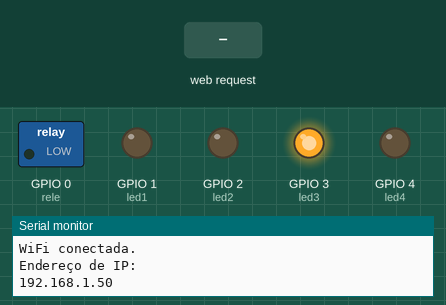
Recording of a program running on a simulated ESP8266 (NodeMCU). Shown: switched loads named in the program (green lamp = pin HIGH), output pins drawn as LEDs (lit = HIGH), the last lines printed to the serial monitor. Dashed ring = blinking. Inputs (shaded band) come from the test bench. WiFi joins after 1.5 s; servers stay silent unless stated.

Above: at 5.7 s.
5.8 s: HTTP request GET /H received
At 8.3 s:
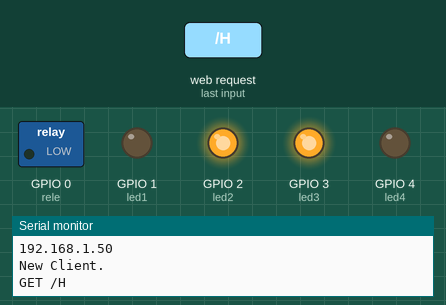
At 9.3 s:
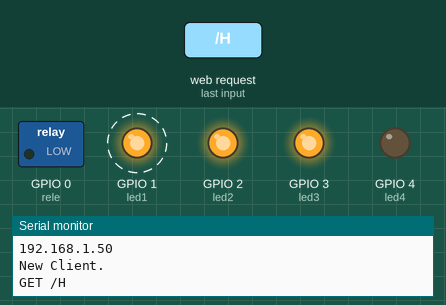
Timing chart, 0 to 15.0 s (numbered marks = the images above; inputs shaded):
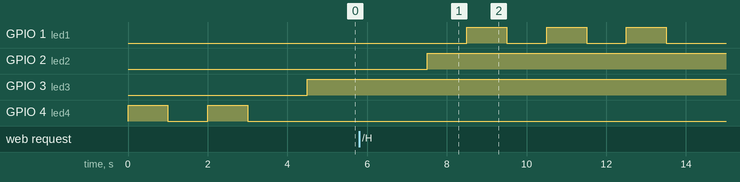

Measured:
- after the input at 5.8 s, GPIO 1 (led1): alternates HIGH for 1.0 s and LOW for 1.0 s, 6 changes in all, then stays LOW, starting after 2.7 s; GPIO 2 (led2): LOW → HIGH after 1.7 s

The program:

main.cpp
```cpp
/*
 * Program: Controle de uma saída via rede
 * Author: BAPDS
 * Created: 30/03/2018
 * Informações obtidas:
https://www.usinainfo.com.br/blog/esp32-wifi-comunicacao-com-a-internet/
acessado em 07/04/2020 as 18:07
*/
#include <Arduino.h>
#include <ESP8266WiFi.h>

int rele = 0;
int led1 = 1;
int led2 = 2;
int led3 = 3;
int led4 = 4;

int tempo = 1000;
const char* ssid = "network";
const char* password = "password";

const char* ntpServer = "pool.ntp.org";
const long  gmtOffset_sec = 0;
const int   daylightOffset_sec = -3600*3;

WiFiServer server(80);

void piscar(int pino, int vezes) {

  for(int n = 0; n <= vezes; n++){
    digitalWrite(pino, HIGH);
    delay(tempo);
    digitalWrite(pino, LOW);
    delay(tempo);
  }
}

void ligar(int pino) {
    digitalWrite(pino, HIGH);
    delay(tempo);
}

void desligar(int pino) {
    digitalWrite(pino, LOW);
    delay(tempo);
}
/*
void printLocalTime()
{
  struct tm timeinfo;
  if(!getLocalTime(&timeinfo)){
    Serial.println("Failed to obtain time");
    return;
  }
  Serial.println(&timeinfo, "%A, %B %d %Y %H:%M:%S");
}
*/

void setup() {

  Serial.begin(9600);

  pinMode(led1, OUTPUT);
  pinMode(led2, OUTPUT);
  pinMode(led3, OUTPUT);
  pinMode(led4, OUTPUT);
  pinMode(rele, OUTPUT);

  Serial.println();
  Serial.print("Conectando-se a ");
  Serial.println(ssid);
  WiFi.begin(ssid, password);

  while (WiFi.status() != WL_CONNECTED) {
    piscar(led4,1);
    delay(500);
    Serial.print("-");
  }
  // configTime(gmtOffset_sec, daylightOffset_sec, ntpServer);
  // printLocalTime();
  // piscar(led3, 2);

  Serial.println("");
  Serial.println("WiFi conectada.");
  Serial.println("Endereço de IP: ");
  Serial.println(WiFi.localIP());

  server.begin();
}

// the loop routine runs over and over again forever:
void loop() {
  WiFiClient client = server.available();

  ligar(led3);

  if (client) {
    Serial.println("New Client.");
    String currentLine = "";

    while (client.connected()) {
      // desligar(led2);
      // ligar(led1);

      if (client.available()) {
        char c = client.read();
        Serial.write(c);
        if (c == '\n') {
          if (currentLine.length() == 0) {
            client.println("HTTP/1.1 200 OK");
            client.println("Content-type:text/html");
            client.println();
            client.println("WiFi conectada.");
            client.println();
            client.print("Endereco de IP: ");
            client.println();
            client.print(WiFi.localIP());
            client.println();
            client.print(WiFi.macAddress());
            client.println();
            client.print("Click <a href=\"/H\">here</a> to turn the LED on pin 2 on.<br>");
            client.print("Click <a href=\"/L\">here</a> to turn the LED on pin 2 off.<br>");
            client.println();
            break;
          } else {
            currentLine = "";
          }
        } else if (c != '\r') {
          currentLine += c;
        }

        if (currentLine.endsWith("GET /H")) {
          // digitalWrite(led1, HIGH);
          // ligar(rele);
          ligar(led2);
          piscar(led1, 2);
        }
        if (currentLine.endsWith("GET /L")) {
          //digitalWrite(led1, LOW);
          // desligar(rele);
          desligar(led2);
          piscar(led4, 2);
        }

      }
    }

    client.stop();
    Serial.println("Client Disconnected.");
    // piscar(led3, 3);
  }


  // btn1 = digitalRead(btn1_pin);   // read the input pin
  // btn2 = digitalRead(btn2_pin);   // read the input pin

}
```
